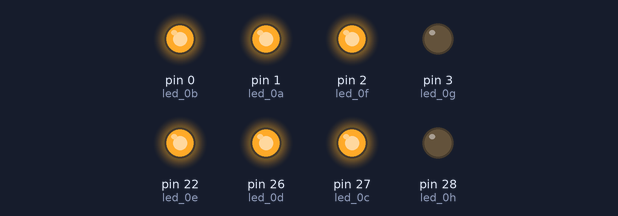
The program below on a simulated MicroPython board. On the bench: output pins drawn as LEDs (lit = HIGH).

Above: at 0.5 s.
At 1.5 s:
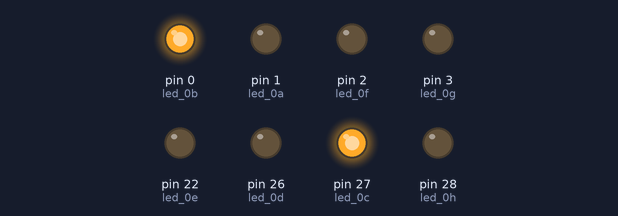
At 3.5 s:
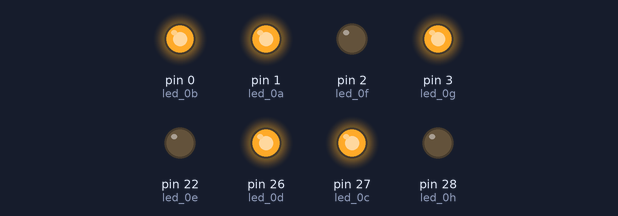
At 6.5 s:
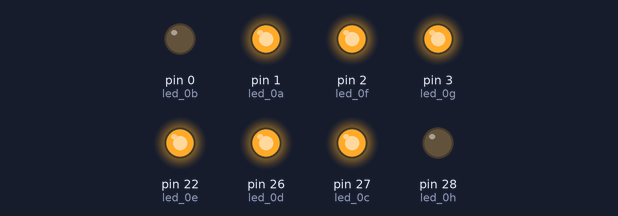
At 9.5 s:
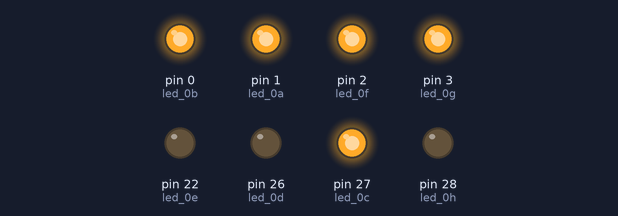
At 12.5 s:
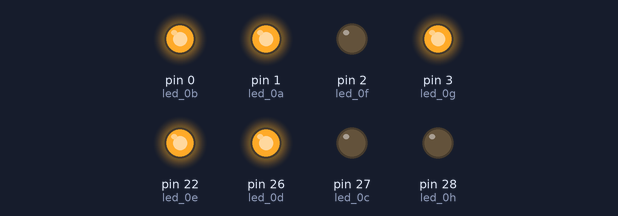
Timing chart, 0 to 13.0 s (numbered marks = the images above):
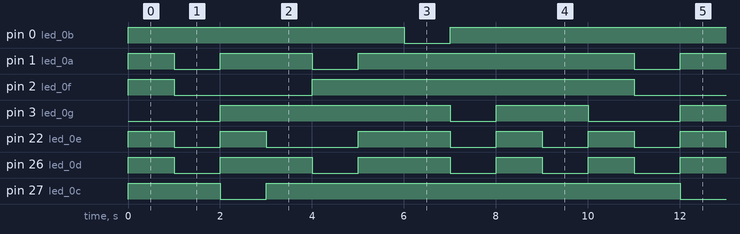

Measured:
- by itself, pin 0 (led_0b), pin 27 (led_0c): repeats every 10.0 s: LOW 1.0 s, HIGH 9.0 s
- by itself, pin 1 (led_0a): repeats every 10.0 s: LOW 1.0 s, HIGH 2.0 s, LOW 1.0 s, HIGH 6.0 s
- by itself, pin 2 (led_0f): repeats every 10.0 s: LOW 3.0 s, HIGH 7.0 s
- by itself, pin 3 (led_0g): repeats every 10.0 s: LOW 1.0 s, HIGH 2.0 s, LOW 2.0 s, HIGH 5.0 s
- by itself, pin 22 (led_0e): repeats every 10.0 s: LOW 1.0 s, HIGH 1.0 s, LOW 2.0 s, HIGH 2.0 s, 2 × (LOW 1.0 s, HIGH 1.0 s)
- by itself, pin 26 (led_0d): repeats every 10.0 s: 2 × (LOW 1.0 s, HIGH 2.0 s), 2 × (LOW 1.0 s, HIGH 1.0 s)

The program:

led_digit.py
```python
from machine import Pin, PWM, ADC
import time

led_0a = Pin(1, Pin.OUT)
led_0b = Pin(0, Pin.OUT)
led_0c = Pin(27, Pin.OUT)
led_0d = Pin(26, Pin.OUT)
led_0e = Pin(22, Pin.OUT)
led_0f = Pin(2, Pin.OUT)
led_0g = Pin(3, Pin.OUT)
led_0h = Pin(28, Pin.OUT)

_ = None
_ = [[_, _, _],
     [_, _, _],
     [_, _, _],
     [_, _, _],
     [_, _, _], ]

_dot = [[_, 0, _],
        [0, _, 0],
        [_, 0, _],
        [0, _, 0],
        [_, 0, 1], ]

_clear = [[_, 0, _],
          [0, _, 0],
          [_, 0, _],
          [0, _, 0],
          [_, 0, 0], ]

_0 = [[_, 1, _],
      [1, _, 1],
      [_, 0, _],
      [1, _, 1],
      [_, 1, 0], ]

_1 = [[_, 0, _],
      [0, _, 1],
      [_, 0, _],
      [0, _, 1],
      [_, 0, 0], ]

_2 = [[_, 1, _],
      [0, _, 1],
      [_, 1, _],
      [1, _, 0],
      [_, 1, 0], ]

_3 = [[_, 1, _],
      [0, _, 1],
      [_, 1, _],
      [0, _, 1],
      [_, 1, 0], ]

_4 = [[_, 0, _],
      [1, _, 1],
      [_, 1, _],
      [0, _, 1],
      [_, 0, 0], ]

_5 = [[_, 1, _],
      [1, _, 1],
      [_, 1, _],
      [1, _, 1],
      [_, 1, 0], ]

_6 = [[_, 1, _],
      [1, _, 0],
      [_, 1, _],
      [1, _, 1],
      [_, 1, 0], ]

_7 = [[_, 1, _],
      [1, _, 1],
      [_, 0, _],
      [0, _, 1],
      [_, 0, 0], ]

_8 = [[_, 1, _],
      [1, _, 1],
      [_, 1, _],
      [1, _, 1],
      [_, 1, 0], ]

_9 = [[_, 1, _],
      [1, _, 1],
      [_, 1, _],
      [0, _, 1],
      [_, 0, 0], ]

nums = [_0, _1, _2, _3, _4, _5, _6, _7, _8, _9]


def digit(nums):
    led_0a.value(nums[0][1])
    led_0b.value(nums[1][2])
    led_0c.value(nums[3][2])
    led_0d.value(nums[4][1])
    led_0e.value(nums[3][0])
    led_0f.value(nums[1][0])
    led_0g.value(nums[2][1])
    led_0h.value(nums[4][2])


while True:
    for num in nums:
        digit(num)
        time.sleep(1)
        digit(_clear)
```
